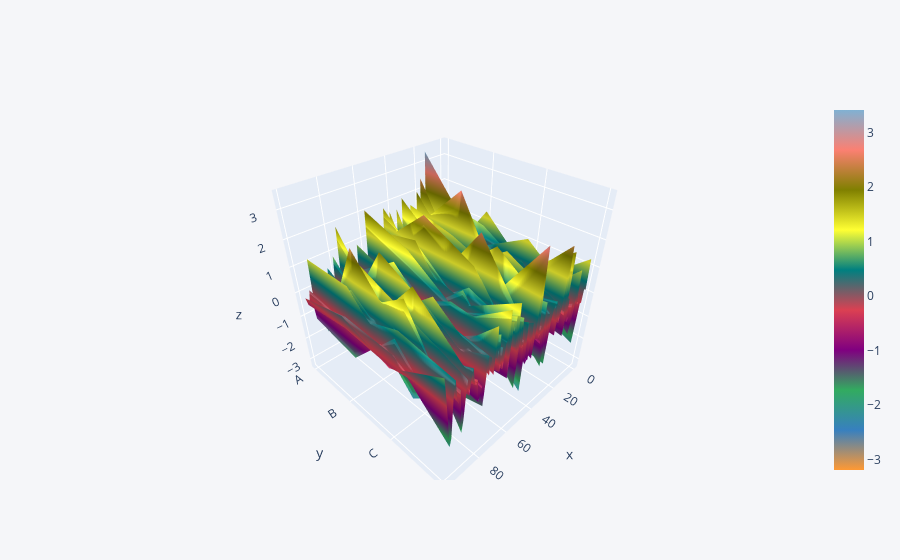

The code cell stored with this chart in its notebook:
### Code cell
df.iplot(kind='surface')

### Figure 1 — Plotly figure (JSON) as saved in the notebook; plotly's stock layout.template omitted (floating-point values rounded to 4 significant figures; data arrays with more than 128 entries replaced by an {"elided": "..."} marker saying what was removed)
{"data": [{"colorscale": [[0, "rgb(255, 153, 51)"], [0.1111, "rgb(55, 128, 191)"], [0.2222, "rgb(50, 171, 96)"], [0.3333, "rgb(128, 0, 128)"], [0.4444, "rgb(219, 64, 82)"], [0.5556, "rgb(0, 128, 128)"], [0.6667, "rgb(255, 255, 51)"], [0.7778, "rgb(128, 128, 0)"], [0.8889, "rgb(251, 128, 114)"], [1, "rgb(128, 177, 211)"]], "type": "surface", "x": [0, 1, 2, 3, 4, 5, 6, 7, 8, 9, 10, 11, 12, 13, 14, 15, 16, 17, 18, 19, 20, 21, 22, 23, 24, 25, 26, 27, 28, 29, 30, 31, 32, 33, 34, 35, 36, 37, 38, 39, 40, 41, 42, 43, 44, 45, 46, 47, 48, 49, 50, 51, 52, 53, 54, 55, 56, 57, 58, 59, 60, 61, 62, 63, 64, 65, 66, 67, 68, 69, 70, 71, 72, 73, 74, 75, 76, 77, 78, 79, 80, 81, 82, 83, 84, 85, 86, 87, 88, 89, 90, 91, 92, 93, 94, 95, 96, 97, 98, 99], "y": ["A", "B", "C", "D"], "z": {"elided": "4x100 float values"}}], "layout": {"legend": {"bgcolor": "#F5F6F9", "font": {"color": "#4D5663"}}, "paper_bgcolor": "#F5F6F9", "plot_bgcolor": "#F5F6F9", "title": {"font": {"color": "#4D5663"}}, "xaxis": {"gridcolor": "#E1E5ED", "showgrid": true, "tickfont": {"color": "#4D5663"}, "title": {"font": {"color": "#4D5663"}, "text": ""}, "zerolinecolor": "#E1E5ED"}, "yaxis": {"gridcolor": "#E1E5ED", "showgrid": true, "tickfont": {"color": "#4D5663"}, "title": {"font": {"color": "#4D5663"}, "text": ""}, "zerolinecolor": "#E1E5ED"}}}
